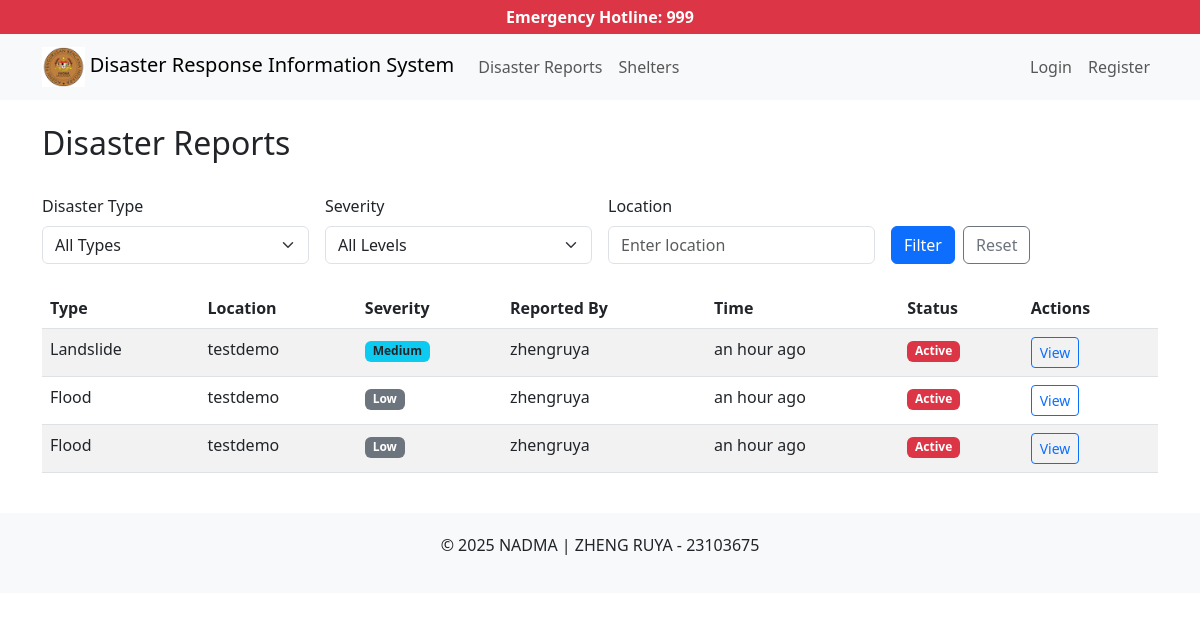
The page /reports/ on the database its author committed.
### DRIS/models.py (models this page shows)
class DisasterReport(models.Model):
    class DisasterType(models.TextChoices):
        FLOOD = 'FL', _('Flood')
        LANDSLIDE = 'LS', _('Landslide')
        HAZE = 'HZ', _('Haze')
        OTHER = 'OT', _('Other')
    class SeverityLevel(models.TextChoices):
        LOW = 'LW', _('Low')
        MEDIUM = 'MD', _('Medium')
        HIGH = 'HG', _('High')
        CRITICAL = 'CR', _('Critical')
    reporter = models.ForeignKey(CustomUser, on_delete=models.CASCADE)
    disaster_type = models.CharField(max_length=2, choices=DisasterType.choices)
    location = models.CharField(max_length=100)
    gps_coordinates = models.CharField(max_length=50)
    severity = models.CharField(max_length=2, choices=SeverityLevel.choices)
    description = models.TextField()
    timestamp = models.DateTimeField(auto_now_add=True)
    is_resolved = models.BooleanField(default=False)

class CustomUser(AbstractUser):
    class UserType(models.TextChoices):
        CITIZEN = 'CT', _('Citizen')
        VOLUNTEER = 'VL', _('Volunteer')
        AUTHORITY = 'AT', _('Authority')
    user_type = models.CharField(
        max_length=2,
        choices=UserType.choices,
        default=UserType.CITIZEN,
    )
    phone = models.CharField(max_length=15, blank=True)
    address = models.TextField(blank=True)

### DRIS/views.py (the view)
# urls.py: path('reports/', views.DisasterReportListView.as_view(), name='disaster_reports'),
class DisasterReportListView(ListView):
    model = DisasterReport
    template_name = 'DRIS/disaster_reports.html'
    context_object_name = 'reports'
    paginate_by = 10
    def get_queryset(self):
        queryset = super().get_queryset()
        disaster_type = self.request.GET.get('disaster_type')
        severity = self.request.GET.get('severity')
        location = self.request.GET.get('location')
        if disaster_type:
            queryset = queryset.filter(disaster_type=disaster_type)
        if severity:
            queryset = queryset.filter(severity=severity)
        if location:
            queryset = queryset.filter(location__icontains=location)
        return queryset.order_by('-timestamp')
    def get_context_data(self, **kwargs):
        context = super().get_context_data(**kwargs)
        context['disaster_types'] = DisasterReport.DisasterType.choices
        context['severity_levels'] = DisasterReport.SeverityLevel.choices
        return context

### DRIS/templates/DRIS/disaster_reports.html (shortened to what this page needs)
{% extends "DRIS/base.html" %}
{% load humanize %}
{% block content %}
<div class="row mb-4">
    <div class="col-md-6">
        <h2>Disaster Reports</h2>
    </div>
    <div class="col-md-6 text-end">
    </div>
</div>
<form method="get" class="mb-4">
    <div class="row g-3">
        <div class="col-md-3">
            <label for="disaster_type" class="form-label">Disaster Type</label>
            <select name="disaster_type" id="disaster_type" class="form-select">
                <option value="">All Types</option>
            </select>
        </div>
        <div class="col-md-3">
            <label for="severity" class="form-label">Severity</label>
            <select name="severity" id="severity" class="form-select">
                <option value="">All Levels</option>
            </select>
        </div>
        <div class="col-md-3">
            <label for="location" class="form-label">Location</label>
            <input type="text" name="location" id="location" class="form-control"
                   value="{{ request.GET.location }}" placeholder="Enter location">
        </div>
        <div class="col-md-3 d-flex align-items-end">
            <button type="submit" class="btn btn-primary me-2">Filter</button>
            <a href="{% url 'disaster_reports' %}" class="btn btn-outline-secondary">Reset</a>
        </div>
    </div>
</form>
<div class="table-responsive">
    <table class="table table-striped table-hover">
        <thead>
            <tr>
                <th>Type</th>
                <th>Location</th>
                <th>Severity</th>
                <th>Reported By</th>
                <th>Time</th>
                <th>Status</th>
                <th>Actions</th>
            </tr>
        </thead>
        <tbody>
            {% for report in reports %}
                <tr>
                    <td>{{ report.get_disaster_type_display }}</td>
                    <td>{{ report.location }}</td>
                    <td>
                        <span class="badge
                            {% if report.severity == 'CR' %}bg-danger
                            {% elif report.severity == 'HG' %}bg-warning text-dark
                            {% elif report.severity == 'MD' %}bg-info text-dark
                            {% else %}bg-secondary{% endif %}">
                            {{ report.get_severity_display }}
                        </span>
                    </td>
                    <td>{{ report.reporter.username }}</td>
                    <td>{{ report.timestamp|naturaltime }}</td>
                    <td>
                        {% if report.is_resolved %}
                            <span class="badge bg-success">Resolved</span>
                        {% else %}
                            <span class="badge bg-danger">Active</span>
                        {% endif %}
                    </td>
                    <td>
                        <a href="{% url 'report_detail' report.id %}" class="btn btn-sm btn-outline-primary">View</a>
                    </td>
                </tr>
            {% empty %}
                <tr>
                    <td colspan="7" class="text-center">No disaster reports found.</td>
                </tr>
            {% endfor %}
        </tbody>
    </table>
</div>
{% endblock %}

### DRIS/templates/DRIS/base.html (shortened to what this page needs)
{% load static %}
<!DOCTYPE html>
<html lang="en">
<head>
    <link href="https://cdn.jsdelivr.net/npm/bootstrap@5.3.0/dist/css/bootstrap.min.css" rel="stylesheet">
</head>
<body>
    <div class="emergency-banner">
        Emergency Hotline: 999
    </div>
    <nav class="navbar navbar-expand-lg navbar-light bg-light">
        <div class="container">
            <a class="navbar-brand" href="{% url 'home' %}">
                <img src="{% static 'DRIS/images/nadma_logo.png' %}" alt="NADMA Logo">
                Disaster Response Information System
            </a>
            <div class="collapse navbar-collapse" id="navbarNav">
                <ul class="navbar-nav me-auto">
                    <li class="nav-item">
                        <a class="nav-link" href="{% url 'disaster_reports' %}">Disaster Reports</a>
                    </li>
                    <li class="nav-item">
                        <a class="nav-link" href="{% url 'shelters' %}">Shelters</a>
                    </li>
                </ul>
                <ul class="navbar-nav">
                    {% if user.is_authenticated %}
                        <li class="nav-item dropdown">
                            <a class="nav-link dropdown-toggle" href="#" id="navbarDropdown" role="button" data-bs-toggle="dropdown">
                                {{ user.username }}
                            </a>
                            <ul class="dropdown-menu">
                                <li><a class="dropdown-item" href="{% url 'profile' %}">Profile</a></li>
                                <li><hr class="dropdown-divider"></li>
                                <li><a class="dropdown-item" href="{% url 'logout' %}">Logout</a></li>
                            </ul>
                        </li>
                    {% else %}
                        <li class="nav-item">
                            <a class="nav-link" href="{% url 'login' %}">Login</a>
                        </li>
                        <li class="nav-item">
                            <a class="nav-link" href="{% url 'register' %}">Register</a>
                        </li>
                    {% endif %}
                </ul>
            </div>
        </div>
    </nav>
    <main class="container my-4">
        {% block content %}{% endblock %}
    </main>
    <footer class="text-center">
        <div class="container">
            <p>&copy; 2025 NADMA | ZHENG RUYA - 23103675</p>
        </div>
    </footer>
</body>
</html>

### DRIS/templates/DRIS/base.html (style rules this page uses)
.emergency-banner { background-color: #dc3545; color: white; padding: 5px 0; text-align: center; font-weight: bold; }
.navbar-brand img { height: 40px; }
footer { background-color: #f8f9fa; padding: 20px 0; margin-top: 20px; }

### rows shown on the page
DisasterReport: disaster_type "Landslide", location "testdemo", severity "Medium", reporter.username "zhengruya", timestamp "an hour ago", is_resolved "Active"
DisasterReport: disaster_type "Flood", location "testdemo", severity "Low", reporter.username "zhengruya", timestamp "an hour ago", is_resolved "Active"
DisasterReport: disaster_type "Flood", location "testdemo", severity "Low", reporter.username "zhengruya", timestamp "an hour ago", is_resolved "Active"
